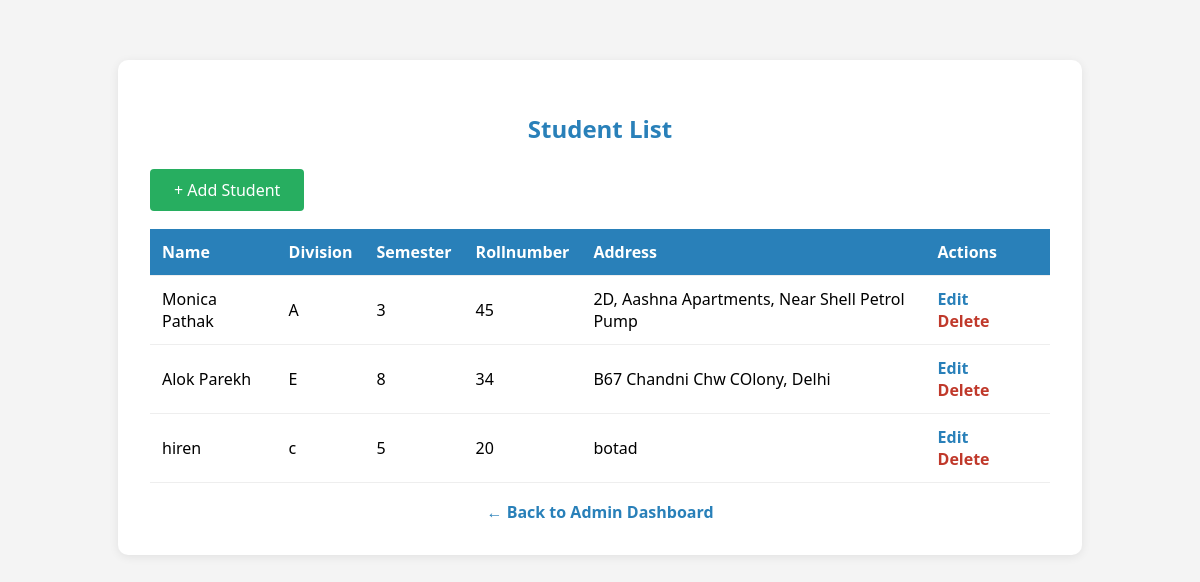
The app's page /students/ (signed in) with its own data.
### student/student_crud_models.py (models this page shows, shortened)
class Student(models.Model):
    name = models.CharField(max_length=100)
    division = models.CharField(max_length=10)
    semester = models.IntegerField()
    rollnumber = models.CharField(max_length=20, unique=True)
    address = models.TextField()

### student/student_crud_views.py (the view)
# urls.py: path('students/', student_list, name='student_list'),
@login_required
@user_passes_test(is_admin)
def student_list(request):
    students = Student.objects.all()
    return render(request, 'student/student_list.html', {'students': students})

### student/student_crud_views.py (called while the page is built)
def is_admin(user):
    return user.is_staff

### student/templates/student/student_list.html (shortened to what this page needs)
<html>
<head>
</head>
<body>
    <div class="container">
        <h2>Student List</h2>
        <a href="{% url 'student_create' %}" class="add-btn">+ Add Student</a>
        <table>
            <tr>
                <th>Name</th>
                <th>Division</th>
                <th>Semester</th>
                <th>Rollnumber</th>
                <th>Address</th>
                <th>Actions</th>
            </tr>
            {% for student in students %}
            <tr>
                <td>{{ student.name }}</td>
                <td>{{ student.division }}</td>
                <td>{{ student.semester }}</td>
                <td>{{ student.rollnumber }}</td>
                <td>{{ student.address }}</td>
                <td>
                    <a href="{% url 'student_update' student.pk %}" class="action-btn">Edit</a>
                    <a href="{% url 'student_delete' student.pk %}" class="action-btn delete">Delete</a>
                </td>
            </tr>
            {% endfor %}
        </table>
        <a href="/admindashboard/" class="back-btn">&#8592; Back to Admin Dashboard</a>
    </div>
</body>
</html>

### student/templates/student/student_list.html (style rules this page uses)
body { font-family: 'Segoe UI', sans-serif; background: #f4f4f4; margin: 0; padding: 0; }
.container { max-width: 900px; margin: 60px auto; background: #fff; border-radius: 10px; box-shadow: 0 2px 10px rgba(0,0,0,0.08); padding: 32px; }
h2 { color: #2980b9; margin-bottom: 24px; text-align: center; }
.add-btn { background: #27ae60; color: #fff; border: none; border-radius: 4px; padding: 10px 24px; font-size: 1rem; cursor: pointer; text-decoration: none; margin-bottom: 18px; display: inline-block; }
table { width: 100%; border-collapse: collapse; margin-bottom: 18px; }
th, td { padding: 12px; border-bottom: 1px solid #eee; text-align: left; }
th { background: #2980b9; color: #fff; }
.action-btn { color: #2980b9; text-decoration: none; font-weight: bold; margin-right: 10px; }
.action-btn.delete { color: #c0392b; }
.back-btn { display: block; margin-top: 18px; color: #2980b9; text-decoration: none; font-weight: bold; text-align: center; }

### records on screen
Student: name "Monica Pathak", division "A", semester "3", rollnumber "45", address "2D, Aashna Apartments, Near Shell Petrol Pump"
Student: name "Alok Parekh", division "E", semester "8", rollnumber "34", address "B67 Chandni Chw COlony, Delhi"
Student: name "hiren", division "c", semester "5", rollnumber "20", address "botad"
